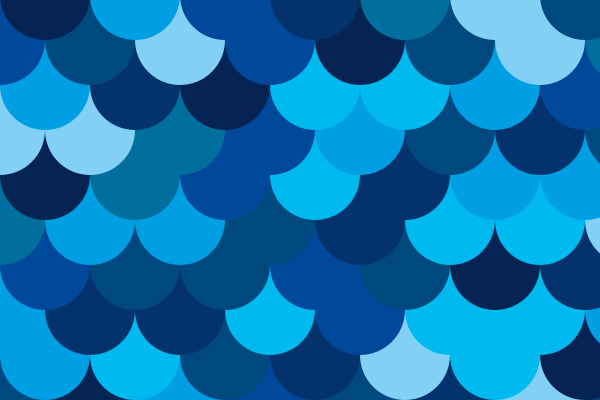
Frame 1 (no input)
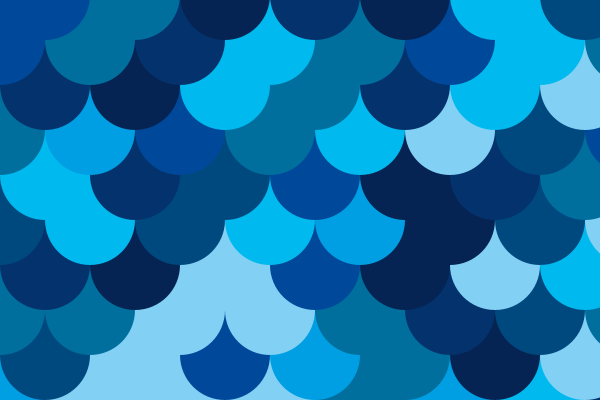
Frame 2 (the mouse pressed at the canvas centre, redrawn once)

The Processing sketch that drew these frames (run headless with seeded random() and noise(); the mouse was pressed at the canvas centre and the sketch redrawn once):

// Processing sketch: processing_95427
// ── processing_95427.pde

/*
Another simple sketch inspired by the Wallpaper "Blue Fish":
http://simpledesktops.com/browse/desktops/2013/mar/30/blue-fish/

Made by @ramayac
*/

int radius = 90; 
color[] colortheme = { 
  #00B9EE, #009FE3, #00497F, 
  #03326C, #83D0F5, #006F9E,
  #004899, #052453
};

void setup(){
  size(600, 400);
  noStroke();
  smooth();
}



void draw(){
  //background(0);
  
  for(int y = height; y >= -radius; y=y-radius/2){
    for(int x = -radius; x < width+radius; x=x+radius){
      fill(getRamdomBlue());

      int even = int(y % 2);
      if(even == 0){
        ellipse(x, y, radius, radius);
      } else {
        ellipse(x+radius/2, y, radius, radius);
      }
    }
  }
  
  noLoop();
}

color getRamdomBlue(){
  int indice = int(random(colortheme.length)); 
  return colortheme[indice];
}

void mousePressed(){
  redraw();
}
